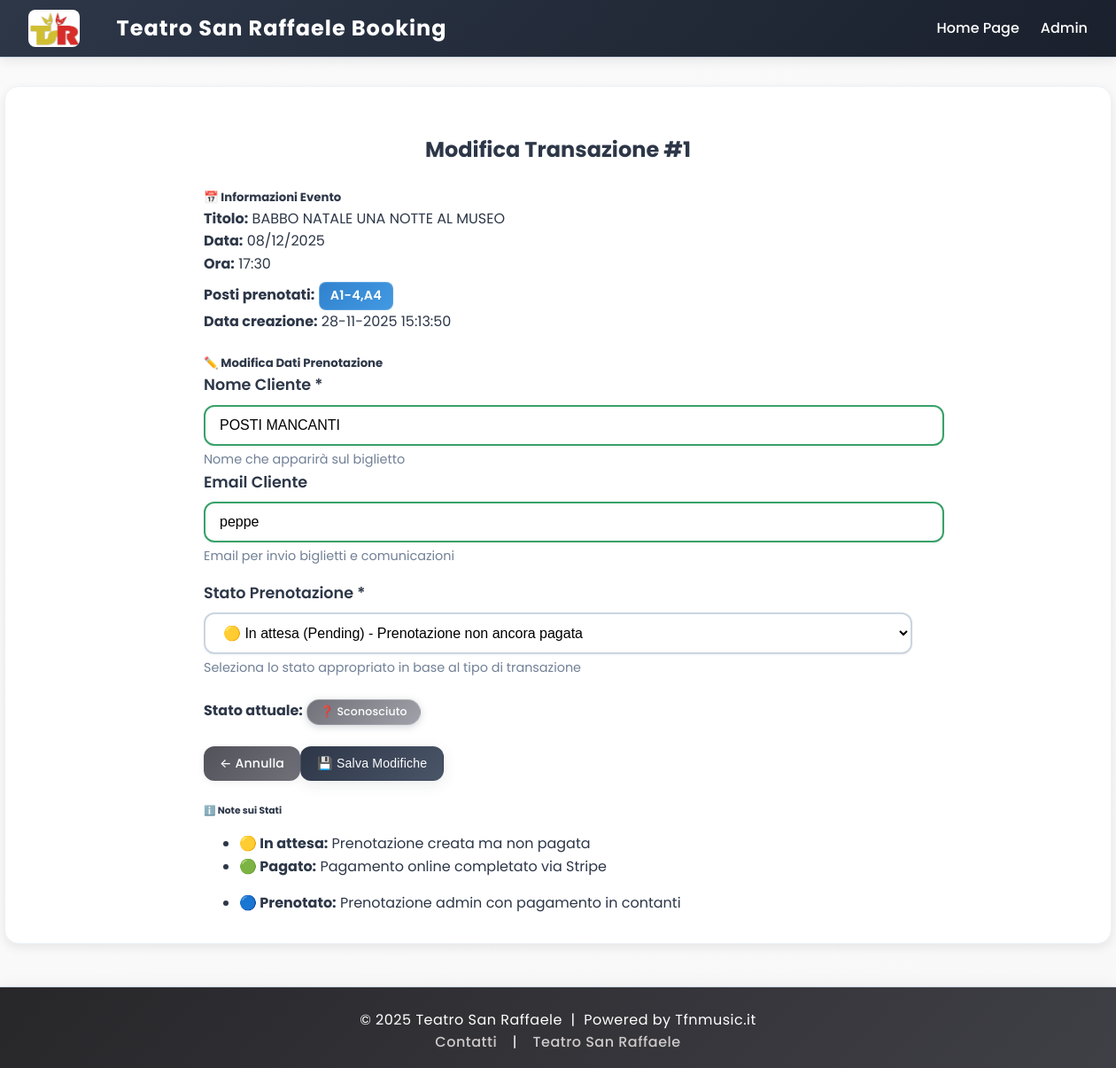
Page /edit_transaction/1 (signed in) on the earlier database version.
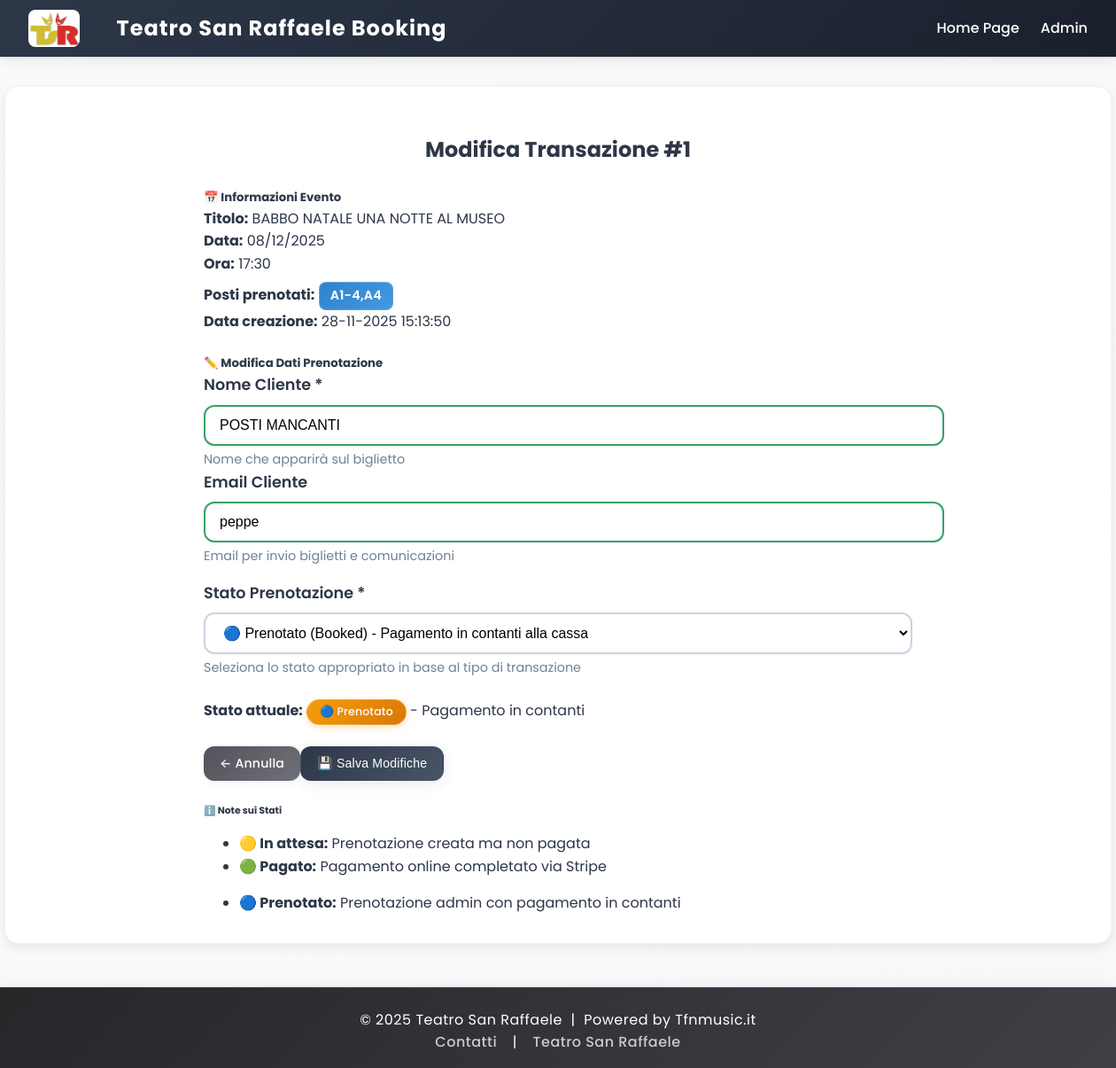
Same page on the later database version.
### tables this page shows
CREATE TABLE bookings (
    id INTEGER PRIMARY KEY AUTOINCREMENT,
    event_id INTEGER NOT NULL,
    name TEXT NOT NULL,
    email TEXT NOT NULL,
    seats TEXT NOT NULL,          -- posti separati da , 
    status REAL DEFAULT 0 , -- 0=libero, 1=pending ,2 = acquistato , 3 = validato
    created_at TEXT NOT NULL,
    FOREIGN KEY(event_id) REFERENCES events(id)
);

### app.py (the view, shortened to what this page needs)
@app.route('/edit_transaction/<int:booking_id>', methods=['GET', 'POST'])
@login_required
def edit_transaction(booking_id):
    booking = get_booking_by_id(booking_id)
    if not booking:
        flash('Prenotazione non trovata.', 'error')
        return redirect(url_for('dashboard'))
    event = get_event_by_id(booking['event_id'])
    if not event:
        flash('Evento non trovato.', 'error')
        return redirect(url_for('dashboard'))
    return render_template('edit_transaction.html', booking=booking, event=event)

### app.py (called while the page is built)
@app.context_processor
def inject_now():
    return {'now': datetime.now}

### auth.py (called while the page is built)
def login_required(f):
    @wraps(f)
    def decorated_function(*args, **kwargs):
        if session.get('logged_in') != True:
            return redirect(url_for('admin'))
        return f(*args, **kwargs)
    return decorated_function

### database.py (called while the page is built)
def get_db():
    conn = sqlite3.connect(DB_PATH)
    conn.row_factory = sqlite3.Row
    return conn

def get_event_by_id(event_id):
    conn = get_db()
    event = conn.execute('SELECT * FROM events WHERE id=?', (event_id,)).fetchone()
    conn.close()
    return event

def get_booking_by_id(booking_id):
    conn = get_db()
    booking = conn.execute('SELECT * FROM bookings WHERE id=?', (booking_id,)).fetchone()
    conn.close()
    return booking

### templates/edit_transaction.html (shortened to what the changed rows need)
{% extends 'base.html' %}
{% block content %}
<div class="container-fluid">
    <div class="row justify-content-center">
        <div class="col-md-8">
            <h2 class="text-center mb-4">Modifica Transazione #{{ booking.id }}</h2>
            <div class="card mb-4">
                <div class="card-header">
                </div>
                <div class="card-body">
                    <div class="row mt-2">
                        <div class="col-md-6">
                            <strong>Posti prenotati:</strong> <span class="badge badge-info">{{ booking.seats }}</span>
                        </div>
                        <div class="col-md-6">
                            <strong>Data creazione:</strong> {{ booking.created_at }}
                        </div>
                    </div>
                </div>
            </div>
            <div class="card">
                <div class="card-header">
                </div>
                <div class="card-body">
                    <form method="post">
                        <div class="row mb-3">
                            <div class="col-md-6">
                                <label for="name" class="form-label">Nome Cliente *</label>
                                <input type="text" class="form-control" id="name" name="name" value="{{ booking.name }}"
                                    required maxlength="100" placeholder="Nome completo del cliente">
                                <div class="form-text">Nome che apparirà sul biglietto</div>
                            </div>
                            <div class="col-md-6">
                                <label for="email" class="form-label">Email Cliente</label>
                                <input type="text" class="form-control" id="email" name="email"
                                    value="{{ booking.email }}" maxlength="200" placeholder="email@esempio.com">
                                <div class="form-text">Email per invio biglietti e comunicazioni</div>
                            </div>
                        </div>
                        <div class="row mb-4">
                            <div class="col-md-12">
                                <label for="status" class="form-label">Stato Prenotazione *</label>
                                <select class="form-select" id="status" name="status" required>
                                    <option value="1" {% if booking.status==1 %}selected{% endif %}>
                                        🟡 In attesa (Pending) - Prenotazione non ancora pagata
                                    </option>
                                    <option value="3" {% if booking.status==3 %}selected{% endif %}>
                                        🔵 Prenotato (Booked) - Pagamento in contanti alla cassa
                                    </option>
                                </select>
                                <div class="form-text">
                                    Seleziona lo stato appropriato in base al tipo di transazione
                                </div>
                            </div>
                        </div>
                        <div class="alert alert-info mb-4">
                            <strong>Stato attuale:</strong>
                            {% if booking.status == 1 %}
                            <span class="badge badge-pending">🟡 In attesa</span> - Prenotazione in sospeso
                            {% elif booking.status == 2 %}
                            <span class="badge badge-paid">🟢 Pagato</span> - Pagamento completato online
                            {% elif booking.status == 3 %}
                            <span class="badge badge-validated">🔵 Prenotato</span> - Pagamento in contanti
                            {% else %}
                            <span class="badge badge-unknown">❓ Sconosciuto</span>
                            {% endif %}
                        </div>
                        <div class="d-flex justify-content-between">
                            <a href="{{ url_for('event_transactions', event_id=event.id) }}" class="btn btn-secondary">
                            </a>
                            <button type="submit" class="btn btn-primary">
                            </button>
                        </div>
                    </form>
                </div>
            </div>
            <div class="card mt-4">
                <div class="card-header">
                </div>
                <div class="card-body">
                </div>
            </div>
        </div>
    </div>
</div>
{% endblock %}

Differences in the rows shown:
changed bookings "POSTI MANCANTI": status (not shown) → "🔵 Prenotato (Booked) - Pagamento in contanti alla cassa"
Other differences:
form field status: "🟡 In attesa (Pending) - Prenotazione non ancora pagata" → (not shown)
text no longer shown: "❓ Sconosciuto"
text now shown: "🔵 Prenotato - Pagamento in contanti"
